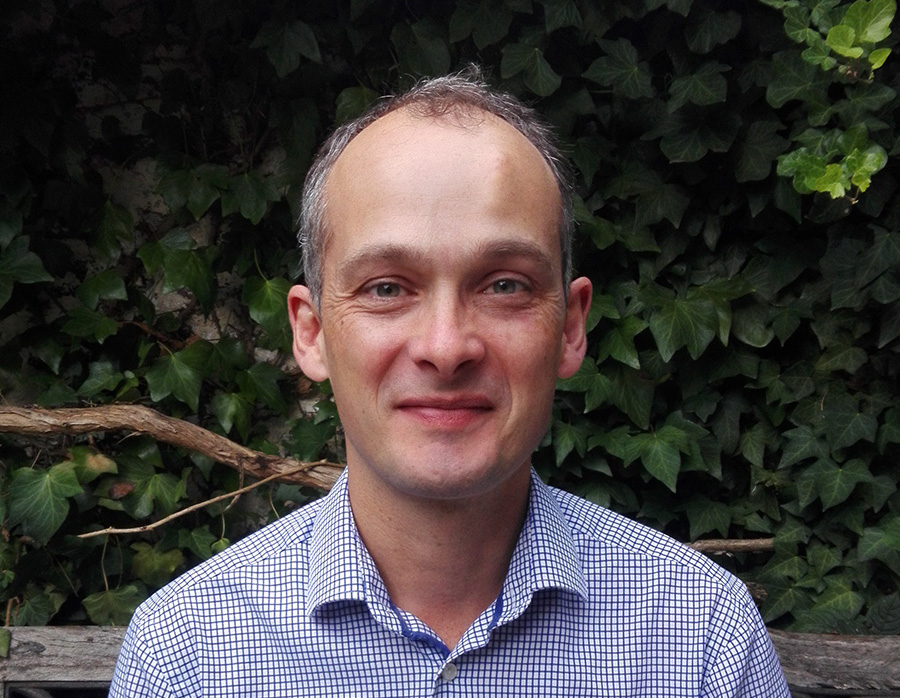
#> input picture Face Recognition/random_1.jpg, 900 x 698 px
$ python -i b_enhance_face.py   (imports and definitions only)
#> lines starting #> are read from the running program, lines starting #| are printed output that depends on the picture
#> further down, picture is the input picture: shape (698, 900, 3); mean B, G, R 64.3, 65.5, 70.3
import cv2
import math
import numpy
import scipy.ndimage


FRAME_WIDTH = 640
FACE_SIZE = 256
VJ_FACE_DETECTOR = cv2.CascadeClassifier('./data/haarcascade_frontalface_default.xml')
VJ_EYES_DETECTOR = cv2.CascadeClassifier('./data/haarcascade_eye.xml')

def __rotate_and_crop(image, rad_angle):
    h, w = image.shape

    degree_angle = 360.0 - (180.0 * rad_angle / numpy.pi)
    rotated = scipy.ndimage.rotate(image, degree_angle, reshape=False)

    crop_size = int(round(h / numpy.sqrt(2)))
    crop_start = int((h - crop_size) / 2.0)

    rotated = rotated[crop_start: crop_start + crop_size, crop_start: crop_start + crop_size]
    return rotated


def _01_preprocess(frame, output_width, view=False):
#> called with output_width = 640, view = False
    if len(frame.shape) > 2 and frame.shape[2] > 1:
        frame = cv2.cvtColor(frame, cv2.COLOR_BGR2GRAY)
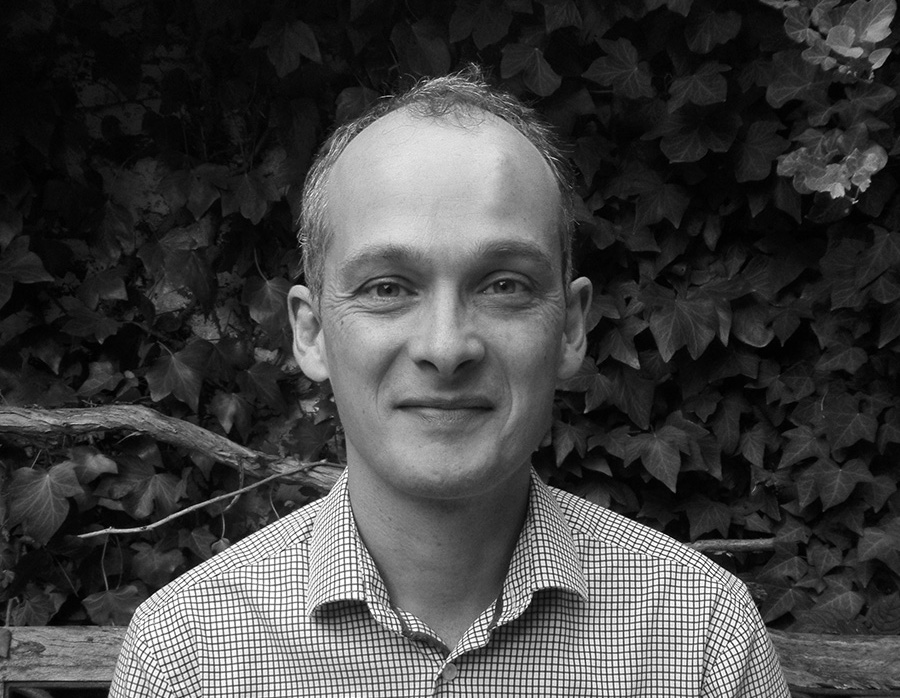
#> frame: shape (698, 900); min 0, max 255, mean 66.8

    aspect_ratio = float(frame.shape[1]) / frame.shape[0]
#> aspect_ratio = 1.29
    height = int(round(output_width / aspect_ratio))
#> height = 496
    frame = cv2.resize(frame, (output_width, height))
#> frame: shape (496, 640)

    if view:
        cv2.imshow('Preprocessing, press any key.', frame)
        cv2.waitKey(0)

    print('[INFO] Preprocessed frame.')
    return frame


def _02_detect_face(grayscale_frame, view=False):
#> called with view = False
    face_boxes = VJ_FACE_DETECTOR.detectMultiScale(grayscale_frame)
#> face_boxes = [[195, 108, 244, 244]]

    if len(face_boxes) == 0:
        return None

    x, y, w, h = face_boxes[0]
#> x = 195; y = 108; w = 244; h = 244
    face = grayscale_frame[y:y + h, x:x + w]
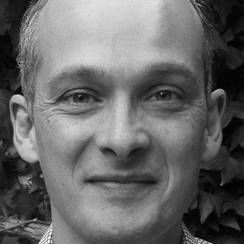
#> face: shape (244, 244); min 0, max 254, mean 103.4

    if view:
        cv2.imshow('Detected face, press any key.', face)
        cv2.waitKey(0)

    print('[INFO] Detected one face.')
    return face


def _03_align_face(face, view=False):
#> called with view = False
    eye_boxes = VJ_EYES_DETECTOR.detectMultiScale(face)
#> eye_boxes = [[46, 63, 67, 67], [135, 68, 54, 54]]

    if len(eye_boxes) != 2:
        return None

    x1, y1, w1, h1, = eye_boxes[0]  # eye 1
#> x1 = 46; y1 = 63; w1 = 67; h1 = 67
    x2, y2, w2, h2, = eye_boxes[1]  # eye 2
#> x2 = 135; y2 = 68; w2 = 54; h2 = 54

    if x1 < x2:
        xc1 = x1 + w1 / 2.0  # right eye, mirrored on the left
#> xc1 = 79.5
        yc1 = y1 + h1 / 2.0
#> yc1 = 96.5

        xc2 = x2 + w2 / 2.0  # left eye, mirrored on the right
#> xc2 = 162
        yc2 = y2 + h2 / 2.0
#> yc2 = 95

    else:
        xc2 = x1 + w1 / 2.0  # left eye, mirrored on the right
        yc2 = y1 + h1 / 2.0

        xc1 = x2 + w2 / 2.0  # right eye, mirrored on the right
        yc1 = y2 + h2 / 2.0

    angle = math.atan2(yc2 - yc1, xc2 - xc1)
#> angle = -0.0182

    face = __rotate_and_crop(face, -angle)
#> in __rotate_and_crop, `rotated = scipy.ndimage.rotate(image, degree_angle, reshape=False)`:
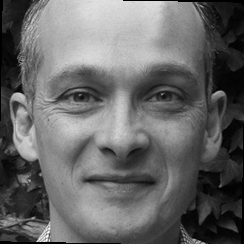
#> rotated: shape (244, 244); min 0, max 255, mean 102.6
#> in __rotate_and_crop, `rotated = rotated[crop_start: crop_start + crop_size, crop_start: crop..`:
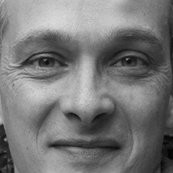
#> rotated: shape (173, 173); min 3, max 220, mean 119.5

    face = cv2.resize(face, (FACE_SIZE, FACE_SIZE))
#> face: shape (256, 256)

    if view:
        cv2.imshow('Aligned face, press any key.', face)
        cv2.waitKey(0)

    print('[INFO] Aligned the face.')
    return face


def _04_fix_illumination(face, view=False):
#> called with view = False
    face = cv2.equalizeHist(face, face)
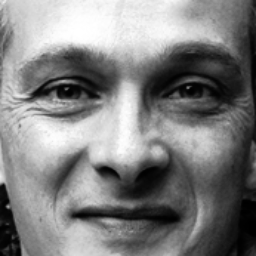
#> face: shape (256, 256); min 0, max 255, mean 128.2

    if view:
        cv2.imshow('[INFO] Equalized face, press any key.', face)
        cv2.waitKey(0)

    return face


def enhance(frame, view=False):
    pp_frame = _01_preprocess(frame, FRAME_WIDTH, view=view)

    face = _02_detect_face(pp_frame, view=view)

    if face is not None:
        face = _03_align_face(face, view=view)

    if face is not None:
        face = _04_fix_illumination(face, view=view)

    return face

>>> import cv2
>>> picture = cv2.imread('random_1.jpg')
>>> result = enhance(picture)

$ run again, on Face Recognition/random_2.jpg
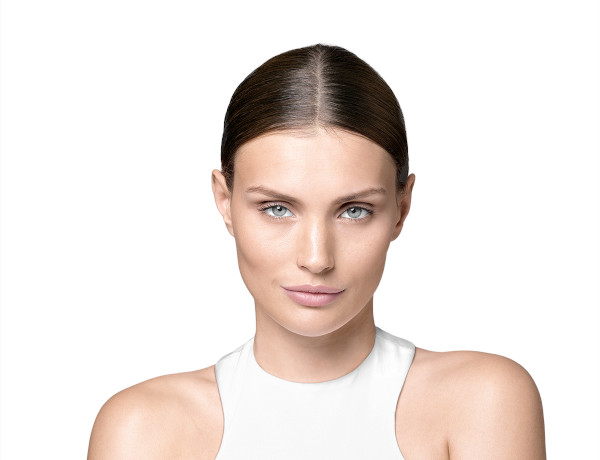
#> input picture Face Recognition/random_2.jpg, 600 x 460 px
#> picture is the input picture: shape (460, 600, 3); mean B, G, R 223.5, 228.1, 237
#> face_boxes = [[227, 141, 219, 219]]
#> in _02_detect_face, `x, y, w, h = face_boxes[0]`: x = 227; y = 141; w = 219
#> in _02_detect_face, `face = grayscale_frame[y:y + h, x:x + w]`:
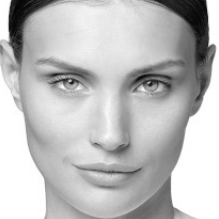
#> face: shape (219, 219); min 1, max 255, mean 189.5
#> eye_boxes = [[126, 59, 49, 49], [42, 59, 49, 49]]
#> x1 = 126; y1 = 59; w1 = 49
#> x2 = 42; y2 = 59; w2 = 49
#> xc2 = 150.5
#> yc2 = 83.5
#> xc1 = 66.5
#> yc1 = 83.5
#> angle = 0
#> in _04_fix_illumination, `face = cv2.equalizeHist(face, face)`:
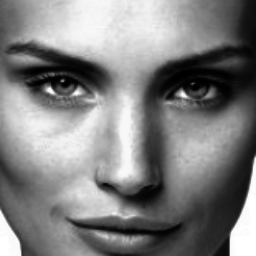
#> face: shape (256, 256); min 0, max 255, mean 128.6
